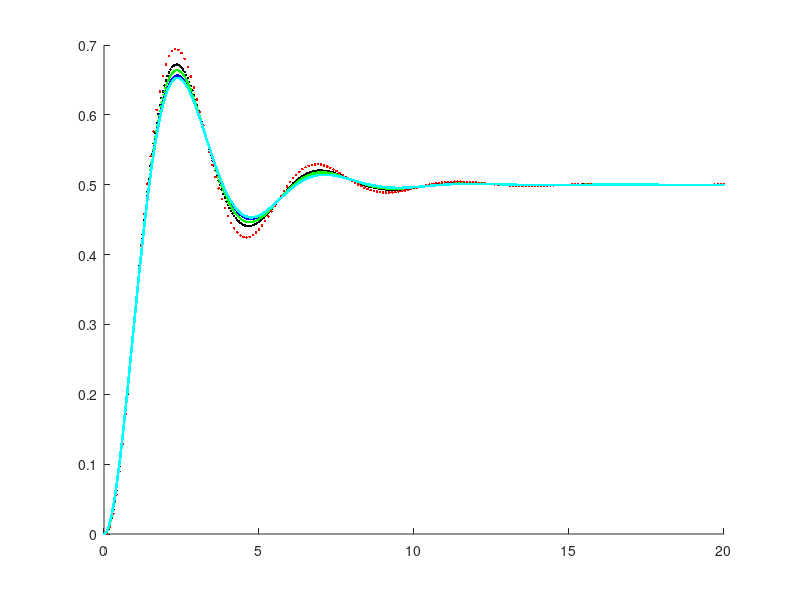

This figure's MATLAB source: (Note: this script raises an error after producing the figure.)
%%
%Andreas Stadelmann 01525173
%Cristian Avram 01304470

clear all   % Es werden alle Variablen gel�scht
close all   % Es werden alle Fenster geschlossen
clc         % Das Command Window wird zur�ckgesetzt

%1.2 Betrachten Sie die Differentialgleichung zweiter Ordnung zur
%Beschreibung eines hamonischen Oszillators. Schreiben Sie ein m-file, in
%welchem der Integrationsalgorithmus auf das Differentialgleichungssystem
%angewendet wird. Variieren Sie die Abtastzeit und untersuchen Sie deren
%Einfluss auf die Genauigkeit der numerisch berechneten L�sung. 

%Anfangsbedingung
x0 = [0;0];
%Dynamikmatrix A 
A = [0,1;-2,-1];
%Eingangsmatrix B
B = [0;1];

%explizites Euler-Verfahren mit Abtastzeit Ta = 0.05s 
Ta1 = 0.05;
range1 = 0:Ta1:20;
u = ones(length(range1),1);  %Einheitssprung u
x1 = x0(:,1);
for k=2:length(range1)      
    x1(:,k) = x1(:,k-1)+Ta1*(A*x1(:,k-1)+B*u(k-1));
end
euler_steps1 = (x1(1,:));     %x(1,:) gibt die erste Reihe 

%explizites Euler-Verfahren mit Abtastzeit Ta = 0.01s 
Ta2 = 0.01;
range2 = 0:Ta2:20;
u = ones(length(range2),1);  %Einheitssprung u
x2 = x0(:,1);
for k=2:length(range2)      
    x2(:,k) = x2(:,k-1)+Ta2*(A*x2(:,k-1)+B*u(k-1));
end
euler_steps2 = (x2(1,:));     %x(1,:) gibt die erste Reihe 

%explizites Euler-Verfahren mit Abtastzeit Ta = 0.03s 
Ta3 = 0.03;
range3 = 0:Ta3:20;
u = ones(length(range3),1);  %Einheitssprung u
x3 = x0(:,1);
for k=2:length(range3)      
    x3(:,k) = x3(:,k-1)+Ta3*(A*x3(:,k-1)+B*u(k-1));
end
euler_steps3 = (x3(1,:));     %x(1,:) gibt die erste Reihe 

%explizites Euler-Verfahren mit Abtastzeit Ta = 0.1s 
Ta4 = 0.1;
range4 = 0:Ta4:20;
u = ones(length(range4),1);  %Einheitssprung u
x4 = x0(:,1);
for k=2:length(range4)      
    x4(:,k) = x4(:,k-1)+Ta4*(A*x4(:,k-1)+B*u(k-1));
end
euler_steps4 = (x4(1,:));     %x(1,:) gibt die erste Reihe 

%explizites Euler-Verfahren mit Abtastzeit Ta = 0.001s 
Ta5 = 0.001;
range5 = 0:Ta5:20;
u = ones(length(range5),1);  %Einheitssprung u
x5 = x0(:,1);
for k=2:length(range5)      
    x5(:,k) = x5(:,k-1)+Ta5*(A*x5(:,k-1)+B*u(k-1));
end
euler_steps5 = (x5(1,:));     %x(1,:) gibt die erste Reihe 

%Control System Toolbox
C = [1,0];
%Durchschaltmatrix
D = 0;

%generiert Kontiunierliches System
sys = ss(A,B,C,D);
%System von kontinuierlich zu diskret, c2s(sys,Ts)
sysd = c2d(sys,Ta1);
%Sprungantwort, step(dynamic sys, TFinal)
stepd = step(sysd,range1(end)); 

%Grafik
figure 
hold on
plot(range1,euler_steps1,'k.')
hold on 
plot(range2,euler_steps2,'b.')
hold on 
plot(range3,euler_steps3,'g.')
hold on 
plot(range4,euler_steps4,'r.')
hold on 
plot(range5,euler_steps5,'c.')
hold on
stepplot(sys,range1(end))

leg_range1 = 'Abtastzeit Ta = 0.05s';
leg_range2 = 'Abtastzeit Ta = 0.01s';
leg_range3 = 'Abtastzeit Ta = 0.03s';
leg_range4 = 'Abtastzeit Ta = 0.1s';
leg_range5 = 'Abtastzeit Ta = 0.001s';
leg_sys = 'Control System Toolbox';

legend(leg_range1,leg_range2,leg_range3,leg_range4,leg_range5,leg_sys)
hold off